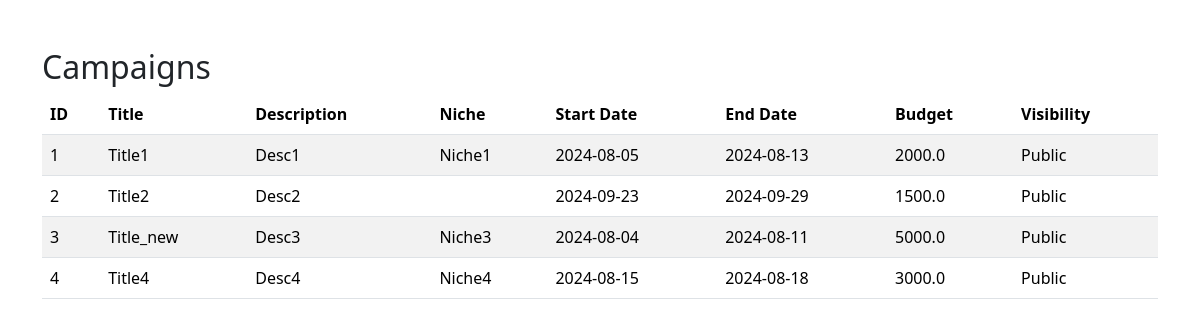
/view_campaigns, run on an earlier commit of the app's database.
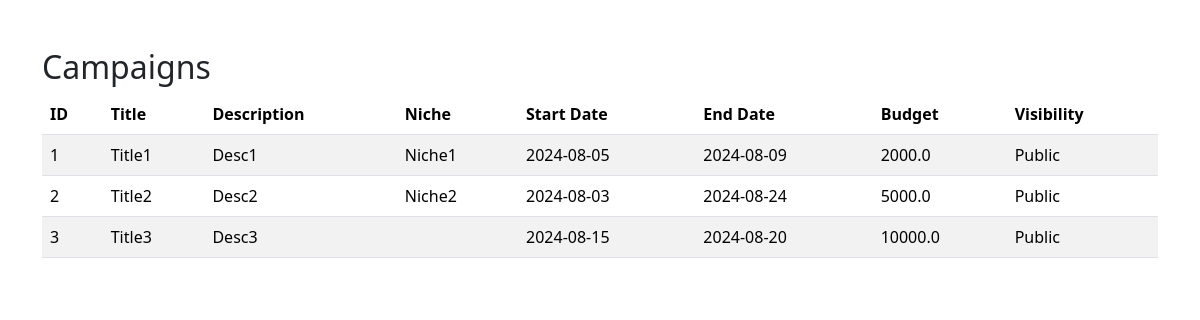
And on a later commit of the database.
### app/models.py (models this page shows)
class Campaign(db.Model):
    id = db.Column(db.Integer, primary_key=True)
    title = db.Column(db.String(50), nullable=False)
    description = db.Column(db.Text, nullable=False)
    niche = db.Column(db.Text, nullable=True)
    start_date = db.Column(db.Date, nullable=False)
    end_date = db.Column(db.Date, nullable=False)
    budget = db.Column(db.Float, nullable=False)
    visibility = db.Column(db.String(50), nullable=False)
    sponsor_id = db.Column(db.Integer, db.ForeignKey('sponsor.id'), nullable=False)

### app/routes.py (the view)
@app.route('/view_campaigns')
def view_campaigns():
    campaigns = Campaign.query.all()
    return render_template('view_campaign.html', campaigns=campaigns)

### app/templates/view_campaign.html (shortened to what this page needs)
<!DOCTYPE html>
<html lang="en">
<head>
    <link href="https://cdn.jsdelivr.net/npm/bootstrap@5.3.3/dist/css/bootstrap.min.css" rel="stylesheet">
</head>
<body>
    <div class="container mt-5">
        <h2>Campaigns</h2>
        <table class="table table-striped">
            <thead>
                <tr>
                    <th>ID</th>
                    <th>Title</th>
                    <th>Description</th>
                    <th>Niche</th>
                    <th>Start Date</th>
                    <th>End Date</th>
                    <th>Budget</th>
                    <th>Visibility</th>
                </tr>
            </thead>
            <tbody>
                {% for campaign in campaigns %}
                <tr>
                    <td>{{ campaign.id }}</td>
                    <td>{{ campaign.title }}</td>
                    <td>{{ campaign.description }}</td>
                    <td>{{ campaign.niche }}</td>
                    <td>{{ campaign.start_date }}</td>
                    <td>{{ campaign.end_date }}</td>
                    <td>{{ campaign.budget }}</td>
                    <td>{{ campaign.visibility }}</td>
                </tr>
                {% endfor %}
            </tbody>
        </table>
    </div>
</body>
</html>

What changed in the data, as far as the page shows it:
removed Campaign: id "4", title "Title4", description "Desc4", niche "Niche4", start_date "2024-08-15", end_date "2024-08-18", budget "3000.0", visibility "Public"
changed Campaign "Title1": end_date "2024-08-13" → "2024-08-09"
changed Campaign "Title2": niche (not shown) → "Niche2"; start_date "2024-09-23" → "2024-08-03"; end_date "2024-09-29" → "2024-08-24"; budget "1500.0" → "5000.0"
changed Campaign "Desc3": title "Title_new" → "Title3"; start_date "2024-08-04" → "2024-08-15"; end_date "2024-08-11" → "2024-08-20"; budget "5000.0" → "10000.0"; niche "Niche3" → (not shown)
